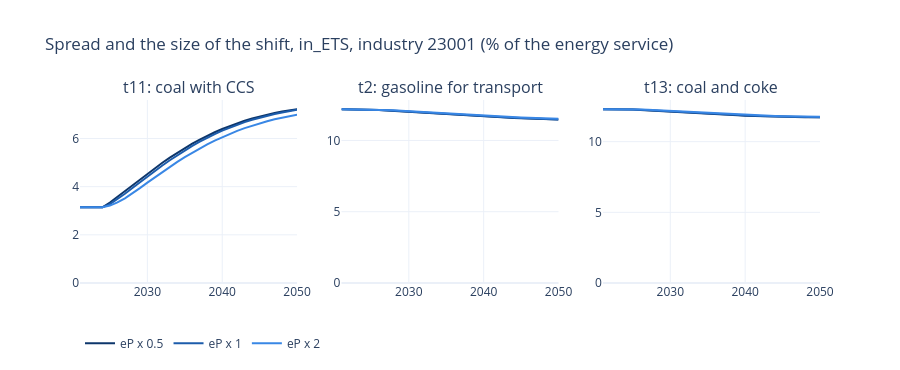
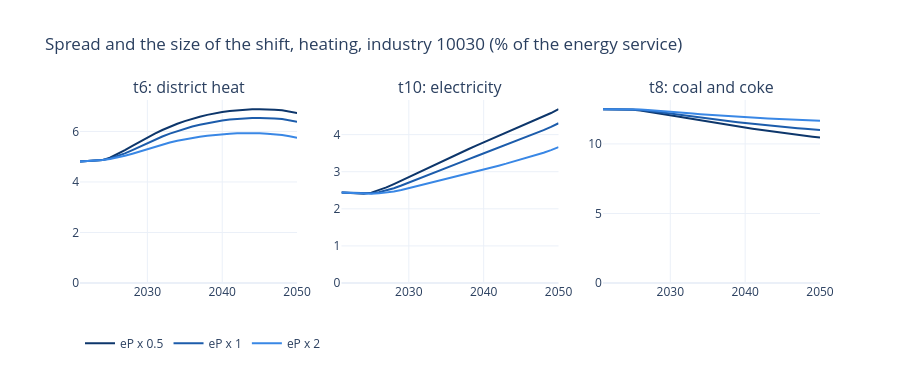

Here is the notebook cell these charts were saved with, in order:
### Markdown cell above
## Spread: how sharp the choice is

`SIGMAT = eP * uTKexp * pTK` is the spread of the cost. The preference is a logistic function of the cost
difference measured in spreads, so a smaller spread makes the choice sharper. The chart scales `eP` by 0.5, 1 and 2.

* **in_ETS**: the spread hardly matters (7.2 %, 7.2 % and 7.0 % for coal with CCS in 2050). The cost change is
  10 spreads, so the preference is close to 1 in all three cases and the speed is set by the turnover.
* **heating**: the spread matters. Coal ends at 10.5 %, 11.0 % and 11.7 % in 2050.

### Code cell
ep_runs = {}
for sc in (0.5, 1.0, 2.0):
    m_, b_, s_, _, _ = fb.block_setup(ep_scale=sc)
    ep_runs[f'eP x {sc:g}'] = run(s_, m_)
EP_COL = gv.ORD4[:0:-1]
tab = {}
for unit in UNITS:
    techs = movers(unit, ep_runs.values(), n=3)
    panels(unit, ep_runs, techs=techs, colors=EP_COL,
           title=f'Spread and the size of the shift, {UNITS[unit]} (% of the energy service)').show()
    for t in techs:
        c = f'SQT__{t.upper()}__{unit}'
        tab[(UNITS[unit], labels(unit)[t])] = {'baseline 2050': 100 * base.at[2050, c],
                                               **{n + ', 2050': 100 * df.at[2050, c] for n, df in ep_runs.items()}}
pd.DataFrame(tab).T.round(2)

### Figure 1 — Plotly figure (JSON) as saved in the notebook; plotly's stock layout.template omitted (floating-point values rounded to 4 significant figures)
{"data": [{"hovertemplate": "eP x 0.5 %{x}: %{y:.2f} %<extra></extra>", "legendgroup": "eP x 0.5", "line": {"color": "#0d366b", "width": 2}, "mode": "lines", "name": "eP x 0.5", "showlegend": true, "type": "scatter", "x": [2021, 2022, 2023, 2024, 2025, 2026, 2027, 2028, 2029, 2030, 2031, 2032, 2033, 2034, 2035, 2036, 2037, 2038, 2039, 2040, 2041, 2042, 2043, 2044, 2045, 2046, 2047, 2048, 2049, 2050], "xaxis": "x", "y": [3.145, 3.144, 3.144, 3.144, 3.343, 3.581, 3.823, 4.065, 4.305, 4.54, 4.77, 4.992, 5.206, 5.41, 5.603, 5.784, 5.955, 6.113, 6.259, 6.394, 6.518, 6.631, 6.734, 6.828, 6.912, 6.988, 7.057, 7.117, 7.171, 7.218], "yaxis": "y"}, {"hovertemplate": "eP x 1 %{x}: %{y:.2f} %<extra></extra>", "legendgroup": "eP x 1", "line": {"color": "#1c5cab", "width": 2}, "mode": "lines", "name": "eP x 1", "showlegend": true, "type": "scatter", "x": [2021, 2022, 2023, 2024, 2025, 2026, 2027, 2028, 2029, 2030, 2031, 2032, 2033, 2034, 2035, 2036, 2037, 2038, 2039, 2040, 2041, 2042, 2043, 2044, 2045, 2046, 2047, 2048, 2049, 2050], "xaxis": "x", "y": [3.145, 3.144, 3.144, 3.144, 3.273, 3.475, 3.704, 3.943, 4.182, 4.42, 4.652, 4.878, 5.096, 5.305, 5.503, 5.69, 5.866, 6.03, 6.183, 6.323, 6.453, 6.571, 6.679, 6.777, 6.866, 6.947, 7.019, 7.083, 7.139, 7.189], "yaxis": "y"}, {"hovertemplate": "eP x 2 %{x}: %{y:.2f} %<extra></extra>", "legendgroup": "eP x 2", "line": {"color": "#3987e5", "width": 2}, "mode": "lines", "name": "eP x 2", "showlegend": true, "type": "scatter", "x": [2021, 2022, 2023, 2024, 2025, 2026, 2027, 2028, 2029, 2030, 2031, 2032, 2033, 2034, 2035, 2036, 2037, 2038, 2039, 2040, 2041, 2042, 2043, 2044, 2045, 2046, 2047, 2048, 2049, 2050], "xaxis": "x", "y": [3.145, 3.144, 3.144, 3.144, 3.214, 3.344, 3.517, 3.719, 3.938, 4.165, 4.389, 4.608, 4.821, 5.026, 5.223, 5.41, 5.588, 5.754, 5.91, 6.056, 6.191, 6.315, 6.43, 6.534, 6.63, 6.717, 6.796, 6.866, 6.929, 6.985], "yaxis": "y"}, {"hovertemplate": "eP x 0.5 %{x}: %{y:.2f} %<extra></extra>", "legendgroup": "eP x 0.5", "line": {"color": "#0d366b", "width": 2}, "mode": "lines", "name": "eP x 0.5", "showlegend": false, "type": "scatter", "x": [2021, 2022, 2023, 2024, 2025, 2026, 2027, 2028, 2029, 2030, 2031, 2032, 2033, 2034, 2035, 2036, 2037, 2038, 2039, 2040, 2041, 2042, 2043, 2044, 2045, 2046, 2047, 2048, 2049, 2050], "xaxis": "x2", "y": [12.19, 12.19, 12.19, 12.19, 12.16, 12.13, 12.1, 12.06, 12.03, 11.99, 11.96, 11.92, 11.89, 11.85, 11.82, 11.79, 11.76, 11.73, 11.7, 11.67, 11.65, 11.62, 11.6, 11.58, 11.56, 11.54, 11.52, 11.5, 11.48, 11.47], "yaxis": "y2"}, {"hovertemplate": "eP x 1 %{x}: %{y:.2f} %<extra></extra>", "legendgroup": "eP x 1", "line": {"color": "#1c5cab", "width": 2}, "mode": "lines", "name": "eP x 1", "showlegend": false, "type": "scatter", "x": [2021, 2022, 2023, 2024, 2025, 2026, 2027, 2028, 2029, 2030, 2031, 2032, 2033, 2034, 2035, 2036, 2037, 2038, 2039, 2040, 2041, 2042, 2043, 2044, 2045, 2046, 2047, 2048, 2049, 2050], "xaxis": "x2", "y": [12.19, 12.19, 12.19, 12.19, 12.17, 12.14, 12.11, 12.08, 12.05, 12.01, 11.98, 11.94, 11.91, 11.87, 11.84, 11.81, 11.77, 11.74, 11.72, 11.69, 11.66, 11.64, 11.61, 11.59, 11.57, 11.55, 11.53, 11.51, 11.49, 11.48], "yaxis": "y2"}, {"hovertemplate": "eP x 2 %{x}: %{y:.2f} %<extra></extra>", "legendgroup": "eP x 2", "line": {"color": "#3987e5", "width": 2}, "mode": "lines", "name": "eP x 2", "showlegend": false, "type": "scatter", "x": [2021, 2022, 2023, 2024, 2025, 2026, 2027, 2028, 2029, 2030, 2031, 2032, 2033, 2034, 2035, 2036, 2037, 2038, 2039, 2040, 2041, 2042, 2043, 2044, 2045, 2046, 2047, 2048, 2049, 2050], "xaxis": "x2", "y": [12.19, 12.19, 12.19, 12.19, 12.18, 12.16, 12.14, 12.11, 12.08, 12.05, 12.02, 11.98, 11.95, 11.92, 11.88, 11.85, 11.82, 11.79, 11.76, 11.74, 11.71, 11.68, 11.66, 11.64, 11.61, 11.59, 11.57, 11.55, 11.54, 11.52], "yaxis": "y2"}, {"hovertemplate": "eP x 0.5 %{x}: %{y:.2f} %<extra></extra>", "legendgroup": "eP x 0.5", "line": {"color": "#0d366b", "width": 2}, "mode": "lines", "name": "eP x 0.5", "showlegend": false, "type": "scatter", "x": [2021, 2022, 2023, 2024, 2025, 2026, 2027, 2028, 2029, 2030, 2031, 2032, 2033, 2034, 2035, 2036, 2037, 2038, 2039, 2040, 2041, 2042, 2043, 2044, 2045, 2046, 2047, 2048, 2049, 2050], "xaxis": "x3", "y": [12.3, 12.3, 12.3, 12.3, 12.28, 12.24, 12.21, 12.18, 12.15, 12.11, 12.08, 12.05, 12.02, 11.99, 11.96, 11.93, 11.91, 11.88, 11.86, 11.84, 11.82, 11.8, 11.79, 11.77, 11.76, 11.75, 11.74, 11.73, 11.72, 11.72], "yaxis": "y3"}, {"hovertemplate": "eP x 1 %{x}: %{y:.2f} %<extra></extra>", "legendgroup": "eP x 1", "line": {"color": "#1c5cab", "width": 2}, "mode": "lines", "name": "eP x 1", "showlegend": false, "type": "scatter", "x": [2021, 2022, 2023, 2024, 2025, 2026, 2027, 2028, 2029, 2030, 2031, 2032, 2033, 2034, 2035, 2036, 2037, 2038, 2039, 2040, 2041, 2042, 2043, 2044, 2045, 2046, 2047, 2048, 2049, 2050], "xaxis": "x3", "y": [12.3, 12.3, 12.3, 12.3, 12.28, 12.26, 12.23, 12.2, 12.16, 12.13, 12.1, 12.07, 12.03, 12.0, 11.98, 11.95, 11.92, 11.9, 11.87, 11.85, 11.83, 11.82, 11.8, 11.78, 11.77, 11.76, 11.75, 11.74, 11.73, 11.73], "yaxis": "y3"}, {"hovertemplate": "eP x 2 %{x}: %{y:.2f} %<extra></extra>", "legendgroup": "eP x 2", "line": {"color": "#3987e5", "width": 2}, "mode": "lines", "name": "eP x 2", "showlegend": false, "type": "scatter", "x": [2021, 2022, 2023, 2024, 2025, 2026, 2027, 2028, 2029, 2030, 2031, 2032, 2033, 2034, 2035, 2036, 2037, 2038, 2039, 2040, 2041, 2042, 2043, 2044, 2045, 2046, 2047, 2048, 2049, 2050], "xaxis": "x3", "y": [12.3, 12.3, 12.3, 12.3, 12.29, 12.28, 12.25, 12.23, 12.2, 12.17, 12.13, 12.1, 12.07, 12.04, 12.02, 11.99, 11.96, 11.94, 11.92, 11.89, 11.87, 11.85, 11.84, 11.82, 11.81, 11.79, 11.78, 11.77, 11.76, 11.76], "yaxis": "y3"}], "layout": {"annotations": [{"font": {"size": 16}, "showarrow": false, "text": "t11: coal with CCS", "x": 0.1467, "xanchor": "center", "xref": "paper", "y": 1.0, "yanchor": "bottom", "yref": "paper"}, {"font": {"size": 16}, "showarrow": false, "text": "t2: gasoline for transport", "x": 0.5, "xanchor": "center", "xref": "paper", "y": 1.0, "yanchor": "bottom", "yref": "paper"}, {"font": {"size": 16}, "showarrow": false, "text": "t13: coal and coke", "x": 0.8533, "xanchor": "center", "xref": "paper", "y": 1.0, "yanchor": "bottom", "yref": "paper"}], "height": 370, "hovermode": "x unified", "legend": {"orientation": "h", "y": -0.25}, "title": {"text": "Spread and the size of the shift, in_ETS, industry 23001 (% of the energy service)"}, "xaxis": {"anchor": "y", "domain": [0.0, 0.2933]}, "xaxis2": {"anchor": "y2", "domain": [0.3533, 0.6467]}, "xaxis3": {"anchor": "y3", "domain": [0.7067, 1.0]}, "yaxis": {"anchor": "x", "domain": [0.0, 1.0], "rangemode": "tozero"}, "yaxis2": {"anchor": "x2", "domain": [0.0, 1.0], "rangemode": "tozero"}, "yaxis3": {"anchor": "x3", "domain": [0.0, 1.0], "rangemode": "tozero"}}}

### Figure 2 — Plotly figure (JSON) as saved in the notebook; plotly's stock layout.template omitted (floating-point values rounded to 4 significant figures)
{"data": [{"hovertemplate": "eP x 0.5 %{x}: %{y:.2f} %<extra></extra>", "legendgroup": "eP x 0.5", "line": {"color": "#0d366b", "width": 2}, "mode": "lines", "name": "eP x 0.5", "showlegend": true, "type": "scatter", "x": [2021, 2022, 2023, 2024, 2025, 2026, 2027, 2028, 2029, 2030, 2031, 2032, 2033, 2034, 2035, 2036, 2037, 2038, 2039, 2040, 2041, 2042, 2043, 2044, 2045, 2046, 2047, 2048, 2049, 2050], "xaxis": "x", "y": [4.807, 4.819, 4.84, 4.865, 4.959, 5.098, 5.262, 5.432, 5.602, 5.765, 5.917, 6.057, 6.185, 6.302, 6.408, 6.502, 6.584, 6.656, 6.717, 6.769, 6.81, 6.842, 6.864, 6.878, 6.882, 6.878, 6.863, 6.836, 6.794, 6.73], "yaxis": "y"}, {"hovertemplate": "eP x 1 %{x}: %{y:.2f} %<extra></extra>", "legendgroup": "eP x 1", "line": {"color": "#1c5cab", "width": 2}, "mode": "lines", "name": "eP x 1", "showlegend": true, "type": "scatter", "x": [2021, 2022, 2023, 2024, 2025, 2026, 2027, 2028, 2029, 2030, 2031, 2032, 2033, 2034, 2035, 2036, 2037, 2038, 2039, 2040, 2041, 2042, 2043, 2044, 2045, 2046, 2047, 2048, 2049, 2050], "xaxis": "x", "y": [4.807, 4.819, 4.84, 4.865, 4.926, 5.016, 5.129, 5.258, 5.397, 5.541, 5.675, 5.798, 5.912, 6.016, 6.11, 6.194, 6.268, 6.333, 6.388, 6.435, 6.472, 6.5, 6.521, 6.532, 6.536, 6.53, 6.516, 6.489, 6.448, 6.386], "yaxis": "y"}, {"hovertemplate": "eP x 2 %{x}: %{y:.2f} %<extra></extra>", "legendgroup": "eP x 2", "line": {"color": "#3987e5", "width": 2}, "mode": "lines", "name": "eP x 2", "showlegend": true, "type": "scatter", "x": [2021, 2022, 2023, 2024, 2025, 2026, 2027, 2028, 2029, 2030, 2031, 2032, 2033, 2034, 2035, 2036, 2037, 2038, 2039, 2040, 2041, 2042, 2043, 2044, 2045, 2046, 2047, 2048, 2049, 2050], "xaxis": "x", "y": [4.807, 4.819, 4.84, 4.865, 4.908, 4.966, 5.037, 5.119, 5.21, 5.308, 5.399, 5.482, 5.558, 5.628, 5.689, 5.744, 5.792, 5.833, 5.866, 5.893, 5.913, 5.927, 5.934, 5.934, 5.927, 5.913, 5.891, 5.859, 5.813, 5.749], "yaxis": "y"}, {"hovertemplate": "eP x 0.5 %{x}: %{y:.2f} %<extra></extra>", "legendgroup": "eP x 0.5", "line": {"color": "#0d366b", "width": 2}, "mode": "lines", "name": "eP x 0.5", "showlegend": false, "type": "scatter", "x": [2021, 2022, 2023, 2024, 2025, 2026, 2027, 2028, 2029, 2030, 2031, 2032, 2033, 2034, 2035, 2036, 2037, 2038, 2039, 2040, 2041, 2042, 2043, 2044, 2045, 2046, 2047, 2048, 2049, 2050], "xaxis": "x2", "y": [2.439, 2.432, 2.421, 2.407, 2.437, 2.497, 2.577, 2.668, 2.764, 2.862, 2.959, 3.055, 3.151, 3.246, 3.339, 3.432, 3.523, 3.613, 3.703, 3.791, 3.879, 3.966, 4.052, 4.138, 4.224, 4.31, 4.397, 4.487, 4.582, 4.687], "yaxis": "y2"}, {"hovertemplate": "eP x 1 %{x}: %{y:.2f} %<extra></extra>", "legendgroup": "eP x 1", "line": {"color": "#1c5cab", "width": 2}, "mode": "lines", "name": "eP x 1", "showlegend": false, "type": "scatter", "x": [2021, 2022, 2023, 2024, 2025, 2026, 2027, 2028, 2029, 2030, 2031, 2032, 2033, 2034, 2035, 2036, 2037, 2038, 2039, 2040, 2041, 2042, 2043, 2044, 2045, 2046, 2047, 2048, 2049, 2050], "xaxis": "x2", "y": [2.439, 2.433, 2.422, 2.408, 2.417, 2.447, 2.494, 2.556, 2.629, 2.71, 2.79, 2.87, 2.95, 3.029, 3.108, 3.186, 3.263, 3.341, 3.418, 3.494, 3.571, 3.648, 3.724, 3.801, 3.878, 3.956, 4.036, 4.119, 4.208, 4.306], "yaxis": "y2"}, {"hovertemplate": "eP x 2 %{x}: %{y:.2f} %<extra></extra>", "legendgroup": "eP x 2", "line": {"color": "#3987e5", "width": 2}, "mode": "lines", "name": "eP x 2", "showlegend": false, "type": "scatter", "x": [2021, 2022, 2023, 2024, 2025, 2026, 2027, 2028, 2029, 2030, 2031, 2032, 2033, 2034, 2035, 2036, 2037, 2038, 2039, 2040, 2041, 2042, 2043, 2044, 2045, 2046, 2047, 2048, 2049, 2050], "xaxis": "x2", "y": [2.439, 2.433, 2.422, 2.409, 2.407, 2.416, 2.437, 2.468, 2.509, 2.558, 2.608, 2.657, 2.706, 2.755, 2.805, 2.854, 2.904, 2.955, 3.006, 3.058, 3.11, 3.163, 3.217, 3.273, 3.329, 3.388, 3.449, 3.513, 3.584, 3.663], "yaxis": "y2"}, {"hovertemplate": "eP x 0.5 %{x}: %{y:.2f} %<extra></extra>", "legendgroup": "eP x 0.5", "line": {"color": "#0d366b", "width": 2}, "mode": "lines", "name": "eP x 0.5", "showlegend": false, "type": "scatter", "x": [2021, 2022, 2023, 2024, 2025, 2026, 2027, 2028, 2029, 2030, 2031, 2032, 2033, 2034, 2035, 2036, 2037, 2038, 2039, 2040, 2041, 2042, 2043, 2044, 2045, 2046, 2047, 2048, 2049, 2050], "xaxis": "x3", "y": [12.5, 12.5, 12.5, 12.5, 12.46, 12.4, 12.32, 12.24, 12.15, 12.06, 11.97, 11.88, 11.78, 11.69, 11.6, 11.51, 11.42, 11.34, 11.25, 11.17, 11.09, 11.01, 10.93, 10.86, 10.79, 10.72, 10.65, 10.58, 10.52, 10.46], "yaxis": "y3"}, {"hovertemplate": "eP x 1 %{x}: %{y:.2f} %<extra></extra>", "legendgroup": "eP x 1", "line": {"color": "#1c5cab", "width": 2}, "mode": "lines", "name": "eP x 1", "showlegend": false, "type": "scatter", "x": [2021, 2022, 2023, 2024, 2025, 2026, 2027, 2028, 2029, 2030, 2031, 2032, 2033, 2034, 2035, 2036, 2037, 2038, 2039, 2040, 2041, 2042, 2043, 2044, 2045, 2046, 2047, 2048, 2049, 2050], "xaxis": "x3", "y": [12.5, 12.5, 12.5, 12.5, 12.48, 12.44, 12.39, 12.33, 12.26, 12.19, 12.11, 12.04, 11.96, 11.89, 11.82, 11.76, 11.69, 11.63, 11.56, 11.5, 11.44, 11.39, 11.33, 11.28, 11.23, 11.18, 11.13, 11.09, 11.04, 11.0], "yaxis": "y3"}, {"hovertemplate": "eP x 2 %{x}: %{y:.2f} %<extra></extra>", "legendgroup": "eP x 2", "line": {"color": "#3987e5", "width": 2}, "mode": "lines", "name": "eP x 2", "showlegend": false, "type": "scatter", "x": [2021, 2022, 2023, 2024, 2025, 2026, 2027, 2028, 2029, 2030, 2031, 2032, 2033, 2034, 2035, 2036, 2037, 2038, 2039, 2040, 2041, 2042, 2043, 2044, 2045, 2046, 2047, 2048, 2049, 2050], "xaxis": "x3", "y": [12.5, 12.5, 12.5, 12.5, 12.49, 12.47, 12.44, 12.41, 12.36, 12.32, 12.27, 12.22, 12.18, 12.14, 12.1, 12.06, 12.02, 11.98, 11.95, 11.92, 11.89, 11.86, 11.83, 11.8, 11.78, 11.75, 11.73, 11.7, 11.68, 11.66], "yaxis": "y3"}], "layout": {"annotations": [{"font": {"size": 16}, "showarrow": false, "text": "t6: district heat", "x": 0.1467, "xanchor": "center", "xref": "paper", "y": 1.0, "yanchor": "bottom", "yref": "paper"}, {"font": {"size": 16}, "showarrow": false, "text": "t10: electricity", "x": 0.5, "xanchor": "center", "xref": "paper", "y": 1.0, "yanchor": "bottom", "yref": "paper"}, {"font": {"size": 16}, "showarrow": false, "text": "t8: coal and coke", "x": 0.8533, "xanchor": "center", "xref": "paper", "y": 1.0, "yanchor": "bottom", "yref": "paper"}], "height": 370, "hovermode": "x unified", "legend": {"orientation": "h", "y": -0.25}, "title": {"text": "Spread and the size of the shift, heating, industry 10030 (% of the energy service)"}, "xaxis": {"anchor": "y", "domain": [0.0, 0.2933]}, "xaxis2": {"anchor": "y2", "domain": [0.3533, 0.6467]}, "xaxis3": {"anchor": "y3", "domain": [0.7067, 1.0]}, "yaxis": {"anchor": "x", "domain": [0.0, 1.0], "rangemode": "tozero"}, "yaxis2": {"anchor": "x2", "domain": [0.0, 1.0], "rangemode": "tozero"}, "yaxis3": {"anchor": "x3", "domain": [0.0, 1.0], "rangemode": "tozero"}}}
